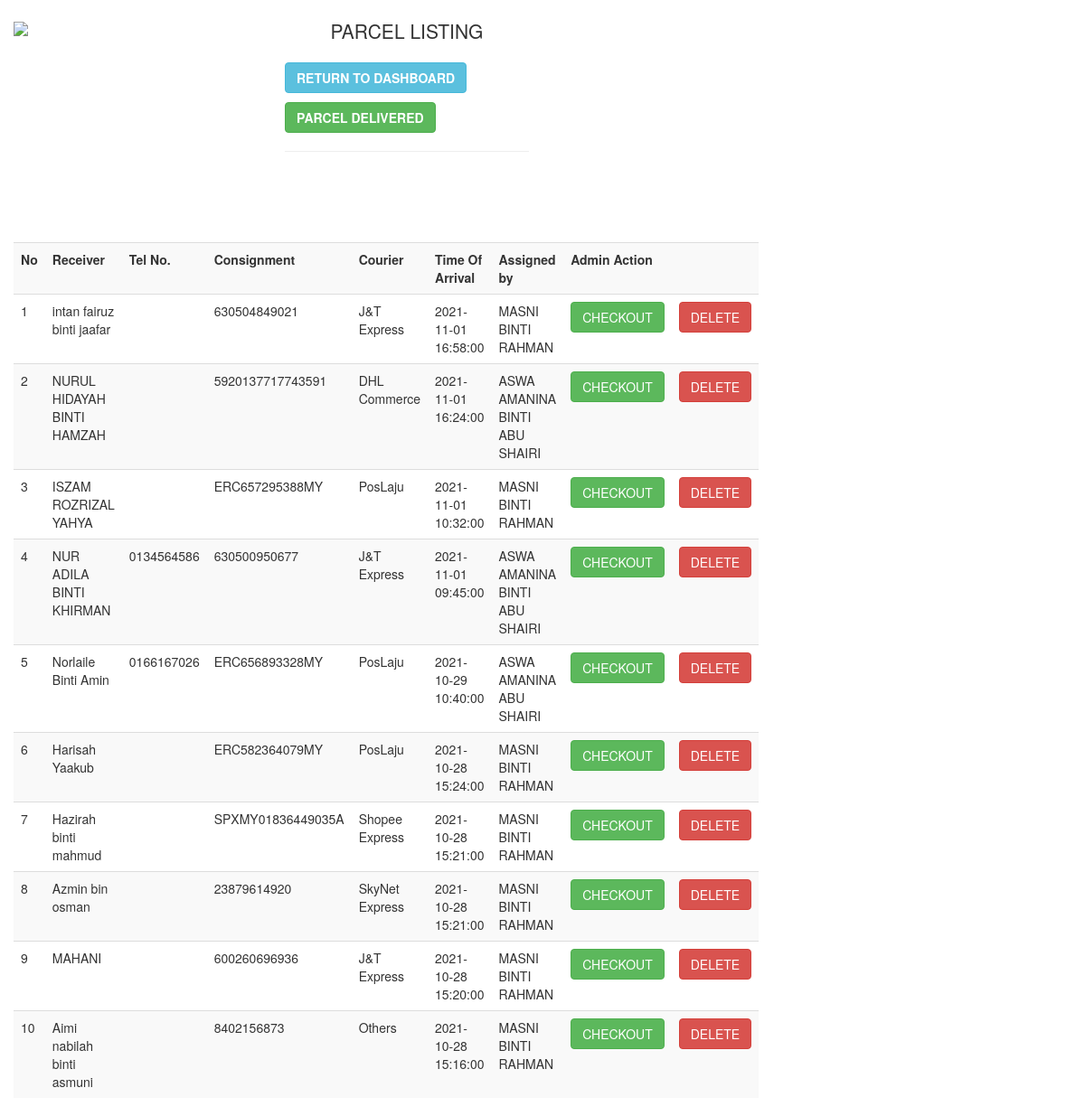
Screenshot of /parcelheplisting.php with the database file from the repository.
### tables this page shows
CREATE TABLE `inventory_hep` (
  `id` int(11) NOT NULL,
  `receiver` varchar(100) NOT NULL,
  `tel` varchar(100) NOT NULL,
  `consignment` varchar(100) NOT NULL,
  `courier` varchar(100) NOT NULL,
  `arrival` datetime NOT NULL,
  `assigned` varchar(100) NOT NULL
);

### parcelheplisting.php (the view, shortened to what this page needs)
<?php
    include 'config.php';
?>
<!DOCTYPE html>
<html>
<head>
    <link rel="stylesheet" href="css/bootstrap.min.css">
</head>
<body style="backgrounf-color:#f2f2f2;">
<div class="container-fluid padding" style="margin-top: 20px;">
  		<div class="row mx-auto justify-content-center">
  			<div class="col-xs-3 col-sm-2 col-md-3 col-lg-3 col-xl-3 padding">
  				<img src="images/UHEP.png" class="img-fluid" width="850">
  			</div>
  			<div class="col-xs-3 col-sm-3 col-md-3 col-lg-3 col-xl-2 padding">
  				<p class="lead padding" style="text-align: center;">PARCEL LISTING</p></p>
                <p><button type="button" class="btn btn-info" onclick="location.href='dashboard_hep.php';"><b>RETURN TO DASHBOARD</b></button></p>
                <p><button type="button" class="btn btn-success" onclick="location.href='delivered_parcelhep.php';"><b>PARCEL DELIVERED</b></button></p>
  				<hr>
  			</div>
  		</div>
  		<br><br><br><br>
          <div class="row mx-auto justify-content-center padding">
			<div class="col-xs-3 col-sm-2 col-md-3 col-lg-3 col-xl-10 padding">
            <table class="table table-striped" cellpadding="25">
                   <tr>
                   <th>No</td>
                        <th>Receiver</td>
                       <th>Tel No.</td>
                       <th>Consignment</td>
                       <th>Courier</td>
                       <th>Time Of Arrival</td>
                       <th>Assigned by</td>
                       <th colspan="2">Admin Action</th>
                   </tr>
                   <?php
                   $listParcel = "SELECT * FROM inventory_hep ORDER BY arrival DESC";
                   $findList = mysqli_query($connect,$listParcel);
                    $bil =1;
                    while ($list = mysqli_fetch_array($findList)) {
                        echo "
                        <tr>
                            <td>".$bil++."</td>
                            <td>".$list['receiver']."</td>
                            <td>".$list['tel']."</td>
                            <td>".$list['consignment']."</td>
                            <td>".$list['courier']."</td>
                            <td>".$list['arrival']."</td>
                            <td>".$list['assigned']."</td>
                            <td><a class='btn btn-success' href='hepcheckout.php?consignment=".$list['consignment']."'>CHECKOUT</a></td>
                            <td><a class='btn btn-danger' onclick=\"return confirm('Are you sure to delete this parcel? Be advised this parcel will be deleted permanently!');\" href='hep_deleterecord.php?consignment=".$list['consignment']."'>DELETE</a></td>
                        </tr>
                        ";
                    }
                   ?>
               </table>
			</div>
</body>
<link rel="stylesheet" href="js/bootstrap.min.js">
</html>

### rows the page displays
inventory_hep: receiver "intan fairuz binti jaafar", consignment "630504849021", courier "J&T Express", arrival "2021-11-01 16:58:00", assigned "MASNI BINTI RAHMAN"
inventory_hep: receiver "NURUL HIDAYAH BINTI HAMZAH", consignment "5920137717743591", courier "DHL Commerce", arrival "2021-11-01 16:24:00", assigned "ASWA AMANINA BINTI ABU SHAIRI"
inventory_hep: receiver "ISZAM ROZRIZAL YAHYA", consignment "ERC657295388MY", courier "PosLaju", arrival "2021-11-01 10:32:00", assigned "MASNI BINTI RAHMAN"
inventory_hep: receiver "NUR ADILA BINTI KHIRMAN", tel "0134564586", consignment "630500950677", courier "J&T Express", arrival "2021-11-01 09:45:00", assigned "ASWA AMANINA BINTI ABU SHAIRI"
inventory_hep: receiver "Norlaile Binti Amin", tel "0166167026", consignment "ERC656893328MY", courier "PosLaju", arrival "2021-10-29 10:40:00", assigned "ASWA AMANINA ABU SHAIRI"
inventory_hep: receiver "Harisah Yaakub", consignment "ERC582364079MY", courier "PosLaju", arrival "2021-10-28 15:24:00", assigned "MASNI BINTI RAHMAN"
inventory_hep: receiver "Hazirah binti mahmud", consignment "SPXMY01836449035A", courier "Shopee Express", arrival "2021-10-28 15:21:00", assigned "MASNI BINTI RAHMAN"
inventory_hep: receiver "Azmin bin osman", consignment "23879614920", courier "SkyNet Express", arrival "2021-10-28 15:21:00", assigned "MASNI BINTI RAHMAN"
inventory_hep: receiver "MAHANI", consignment "600260696936", courier "J&T Express", arrival "2021-10-28 15:20:00", assigned "MASNI BINTI RAHMAN"
inventory_hep: receiver "Aimi nabilah binti asmuni", consignment "8402156873", courier "Others", arrival "2021-10-28 15:16:00", assigned "MASNI BINTI RAHMAN"
